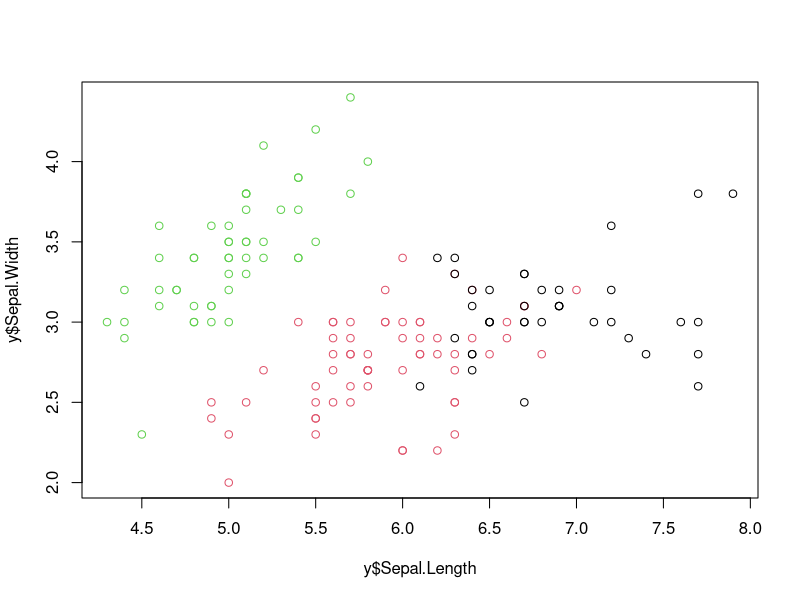
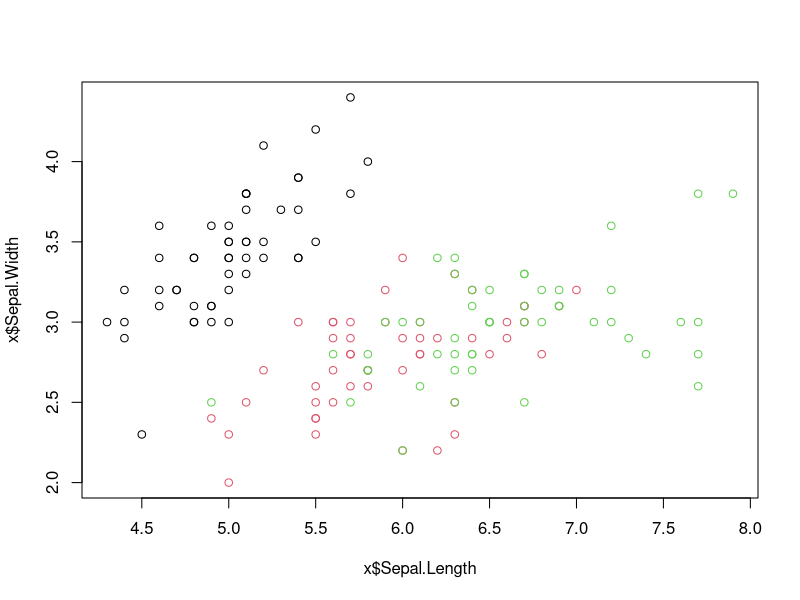
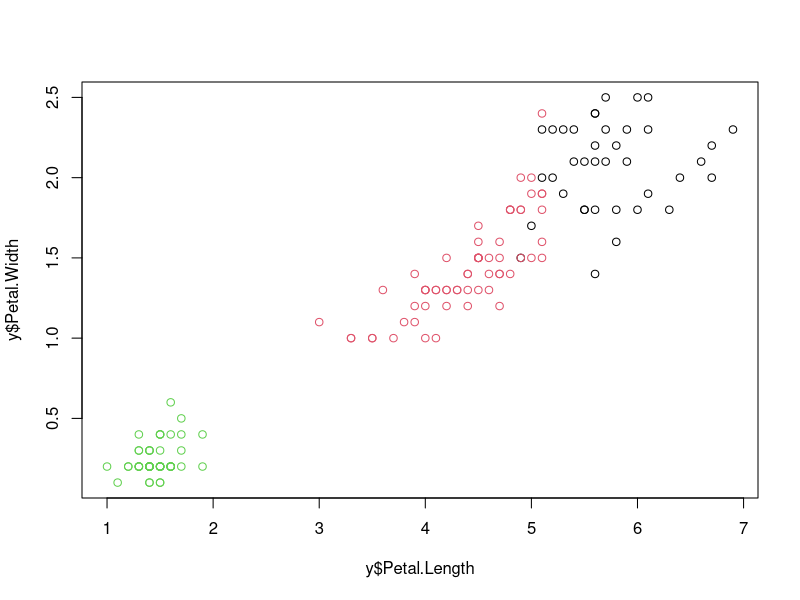
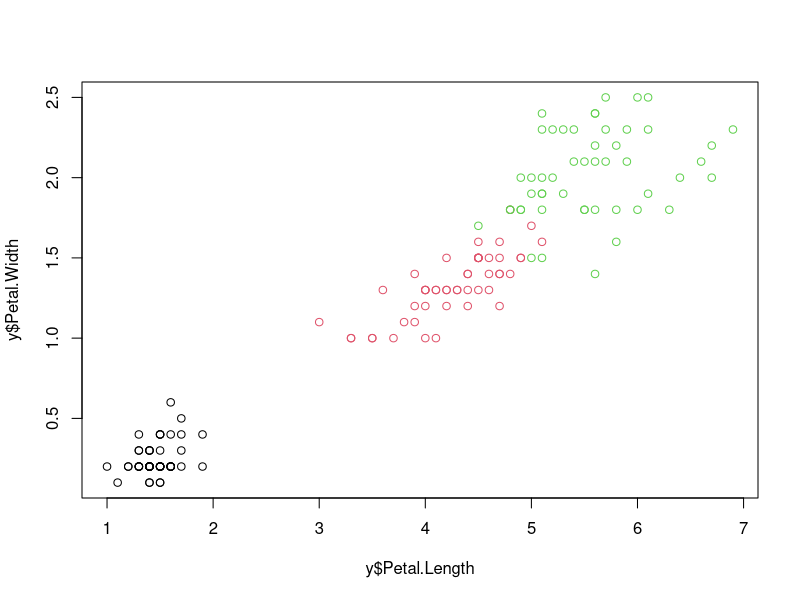

The R script that drew these images, in order:
library(readxl)
View(iris)                               
y = iris[,-c(5)]
x = iris
y
View(y)
R = kmeans(y,3)
R$size
R$cluster
table(x$Species, R$cluster)
plot(y$Sepal.Length,y$Sepal.Width, col = R$cluster)
plot(x$Sepal.Length, x$Sepal.Width, col = x$Species)
plot(y$Petal.Length,y$Petal.Width, col = R$cluster)
plot(y$Petal.Length,y$Petal.Width, col = x$Species)

